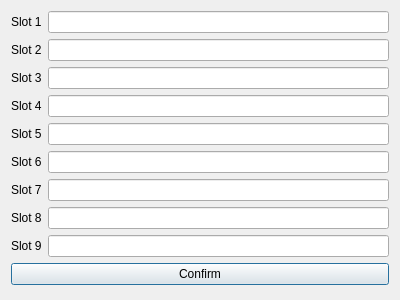
<?xml version="1.0" encoding="UTF-8"?>
<ui version="4.0">
 <class>PasswordDialog</class>
 <widget class="QDialog" name="PasswordDialog">
  <property name="geometry">
   <rect>
    <x>0</x>
    <y>0</y>
    <width>400</width>
    <height>300</height>
   </rect>
  </property>
  <property name="windowTitle">
   <string>Dialog</string>
  </property>
  <layout class="QVBoxLayout" name="verticalLayout">
   <item>
    <layout class="QHBoxLayout" name="horizontalLayout_3">
     <item>
      <widget class="QLabel" name="label_2">
       <property name="text">
        <string>Slot 1</string>
       </property>
      </widget>
     </item>
     <item>
      <widget class="QLineEdit" name="pwSlot1">
       <property name="echoMode">
        <enum>QLineEdit::Password</enum>
       </property>
      </widget>
     </item>
    </layout>
   </item>
   <item>
    <layout class="QHBoxLayout" name="horizontalLayout_4">
     <item>
      <widget class="QLabel" name="label_3">
       <property name="text">
        <string>Slot 2</string>
       </property>
      </widget>
     </item>
     <item>
      <widget class="QLineEdit" name="pwSlot2">
       <property name="echoMode">
        <enum>QLineEdit::Password</enum>
       </property>
      </widget>
     </item>
    </layout>
   </item>
   <item>
    <layout class="QHBoxLayout" name="horizontalLayout_2">
     <item>
      <widget class="QLabel" name="label">
       <property name="text">
        <string>Slot 3</string>
       </property>
      </widget>
     </item>
     <item>
      <widget class="QLineEdit" name="pwSlot3">
       <property name="echoMode">
        <enum>QLineEdit::Password</enum>
       </property>
      </widget>
     </item>
    </layout>
   </item>
   <item>
    <layout class="QHBoxLayout" name="horizontalLayout_5">
     <item>
      <widget class="QLabel" name="label_4">
       <property name="text">
        <string>Slot 4</string>
       </property>
      </widget>
     </item>
     <item>
      <widget class="QLineEdit" name="pwSlot4">
       <property name="echoMode">
        <enum>QLineEdit::Password</enum>
       </property>
      </widget>
     </item>
    </layout>
   </item>
   <item>
    <layout class="QHBoxLayout" name="horizontalLayout_10">
     <item>
      <widget class="QLabel" name="label_9">
       <property name="text">
        <string>Slot 5</string>
       </property>
      </widget>
     </item>
     <item>
      <widget class="QLineEdit" name="pwSlot5">
       <property name="echoMode">
        <enum>QLineEdit::Password</enum>
       </property>
      </widget>
     </item>
    </layout>
   </item>
   <item>
    <layout class="QHBoxLayout" name="horizontalLayout_9">
     <item>
      <widget class="QLabel" name="label_8">
       <property name="text">
        <string>Slot 6</string>
       </property>
      </widget>
     </item>
     <item>
      <widget class="QLineEdit" name="pwSlot6">
       <property name="echoMode">
        <enum>QLineEdit::Password</enum>
       </property>
      </widget>
     </item>
    </layout>
   </item>
   <item>
    <layout class="QHBoxLayout" name="horizontalLayout_8">
     <item>
      <widget class="QLabel" name="label_7">
       <property name="text">
        <string>Slot 7</string>
       </property>
      </widget>
     </item>
     <item>
      <widget class="QLineEdit" name="pwSlot7">
       <property name="echoMode">
        <enum>QLineEdit::Password</enum>
       </property>
      </widget>
     </item>
    </layout>
   </item>
   <item>
    <layout class="QHBoxLayout" name="horizontalLayout_7">
     <item>
      <widget class="QLabel" name="label_6">
       <property name="text">
        <string>Slot 8</string>
       </property>
      </widget>
     </item>
     <item>
      <widget class="QLineEdit" name="pwSlot8">
       <property name="echoMode">
        <enum>QLineEdit::Password</enum>
       </property>
      </widget>
     </item>
    </layout>
   </item>
   <item>
    <layout class="QHBoxLayout" name="horizontalLayout_6">
     <item>
      <widget class="QLabel" name="label_5">
       <property name="text">
        <string>Slot 9</string>
       </property>
      </widget>
     </item>
     <item>
      <widget class="QLineEdit" name="pwSlot9">
       <property name="echoMode">
        <enum>QLineEdit::Password</enum>
       </property>
      </widget>
     </item>
    </layout>
   </item>
   <item>
    <layout class="QHBoxLayout" name="horizontalLayout_11">
     <item>
      <widget class="QPushButton" name="pwConfirm">
       <property name="text">
        <string>Confirm</string>
       </property>
      </widget>
     </item>
    </layout>
   </item>
  </layout>
 </widget>
 <resources/>
 <connections/>
</ui>
